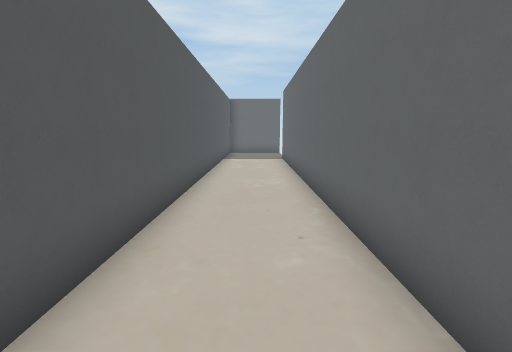
View 1 (above)

20 first-person views from a walk through a scene from a Unity 3-D project. The camera is 1.5 m above the floor, tilts 10° down and sees 90° across. The floor is counted in squares, 1 m on a side. Each view is taken from the middle of a square. On the plan, view 1 faces up. The plan holds only what a view shows up to about 13 squares ahead; the rest is blank. The player character is not drawn.

View 2
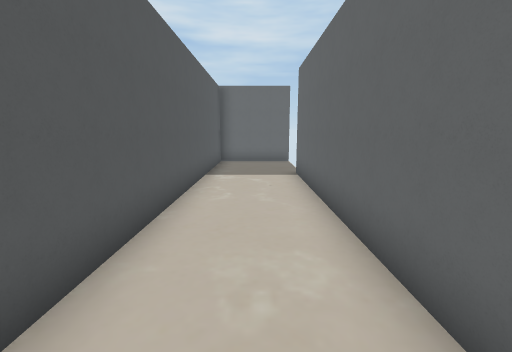

View 3
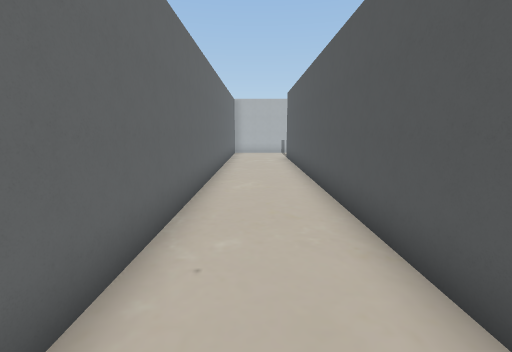

View 4
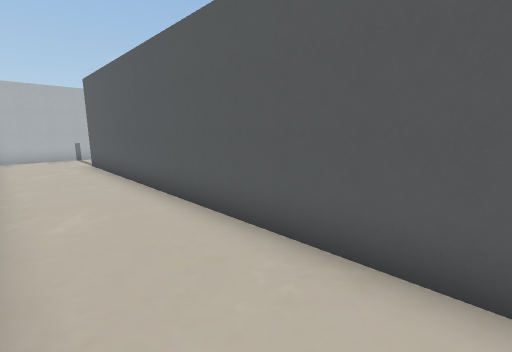

View 5
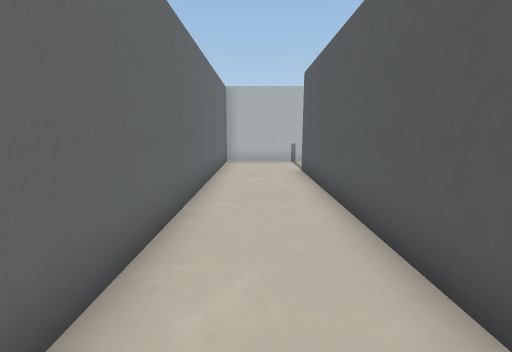

View 6
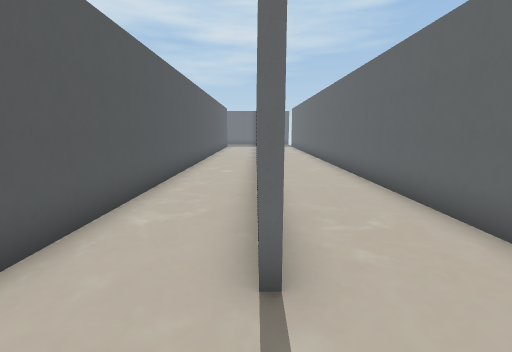

View 7
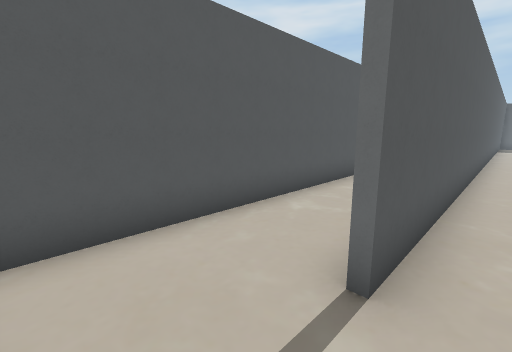

View 8
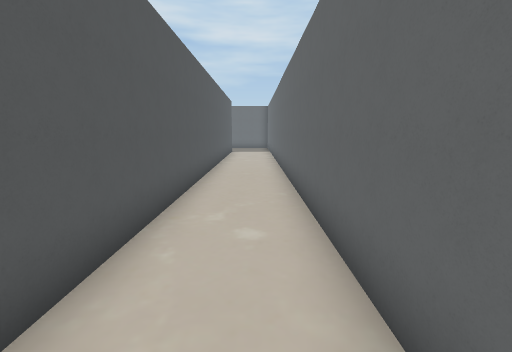

View 9
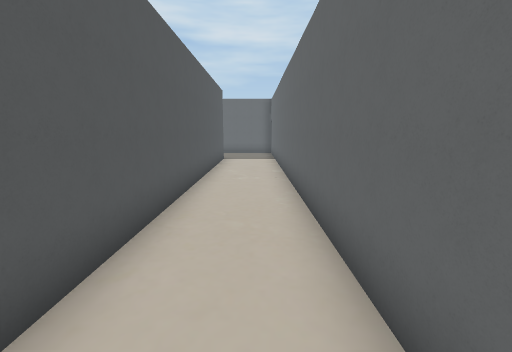

View 10
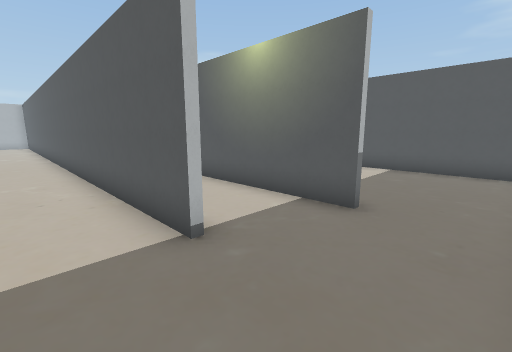

View 11
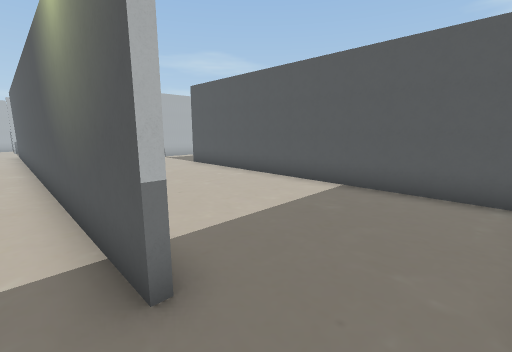

View 12
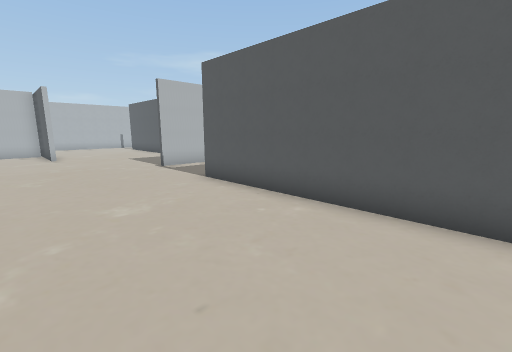

View 13
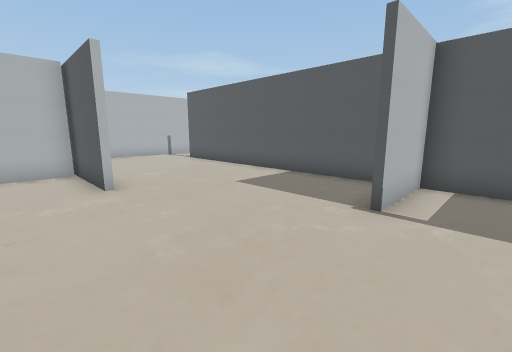

View 14
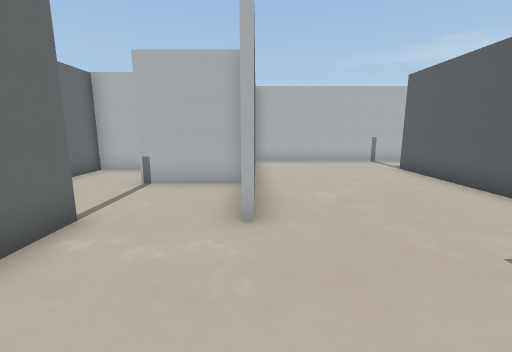

View 15
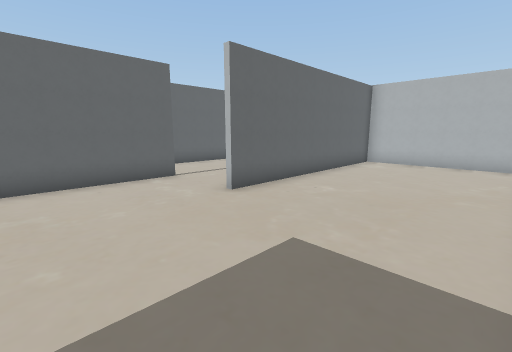

View 16
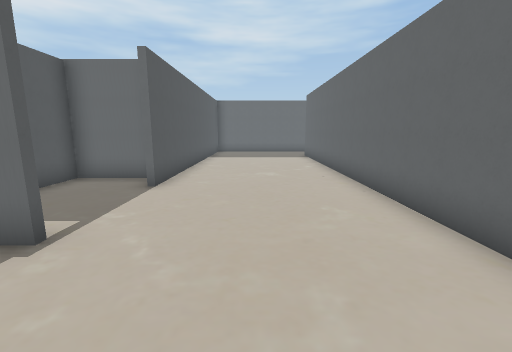

View 17
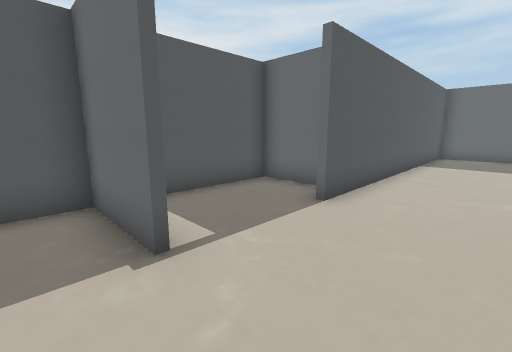

View 18
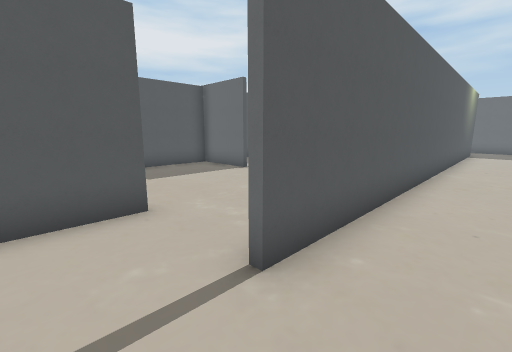

View 19
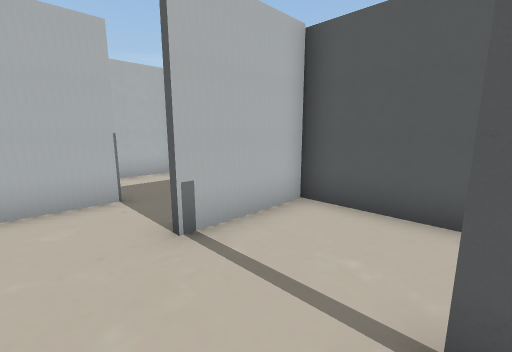

View 20
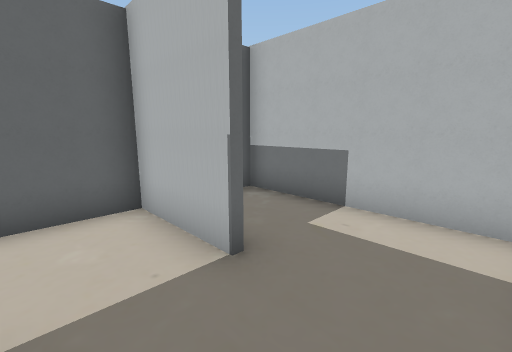

### Floor plan
Points are (right, up) in squares from view 1. A wall is a line through its corners. A room is listed if a view was taken in it or the views show most of it. See-through windows are left out.
Room 1 (views 1, 2, 3, 4, 5, 6, 7, 8, 9)
walls: (-2, -4.6) (-2, 12.8); (-2, -8.8) (-2, -7.4); (-4.8, 14) (-4.8, -11.2); (-2.4, -11.8) (1.5, -11.8) (1.5, 14.2); (1.8, 17.8) (-1.8, 17.8) (-1.8, -8.9)
ways out: opening at (-3.5, 13.5) to room 2; gap at (2, 14)
Room 2 (views 10, 11, 12, 13, 14, 15, 16, 17, 18, 19)
walls: (-13.9, 2.2) (-16.8, 2.2) (-16.8, -9.2); (-14.5, 7.1) (-16.8, 7.1) (-16.8, 2.4) (-13.9, 2.4); (-10.8, -3.1) (-10.8, -6.9); (-8, -3.2) (-8, 12.1); (-10.8, -6.3) (-7.6, -6.3); (-5, -5.6) (-5, -4.6); (-7.8, 15) (-7.8, -3.2); (-13.8, 17.1) (-13.8, 5.8); (-10.9, 17.8) (-13, 17.8); (-16.4, -11.8) (-11, -11.8) (-11, -3.1)
ways out: opening at (-3.5, 13.5) to room 1; opening at (-6.5, -6) to room 3; opening at (-17, -10.5)
Room 3 (view 20)
walls: (-7.8, -8.8) (-5, -8.8) (-5, -5.6); (-10.4, -11.8) (-4.9, -11.8)
ways out: opening at (-6.5, -6) to room 2

Positions as (right, up) in squares from view 1, and headings:
1: (0, 0), facing up
2: (0, 5), facing up
3: (0, 6), facing down
4: (1, 4), facing down-left
5: (0, 1), facing down
6: (-2, -11), facing up
7: (-1, -11), facing up-left
8: (-3, -5), facing up
9: (-3, 0), facing up
10: (-3, 17), facing down-left
11: (-7, 17), facing down-left
12: (-9, 13), facing down-left
13: (-9, 4), facing down-left
14: (-11, 1), facing down
15: (-16, 1), facing down-right
16: (-11, -1), facing up
17: (-11, 1), facing up-left
18: (-6, -5), facing up-left
19: (-6, -3), facing down-left
20: (-10, -7), facing down-right
